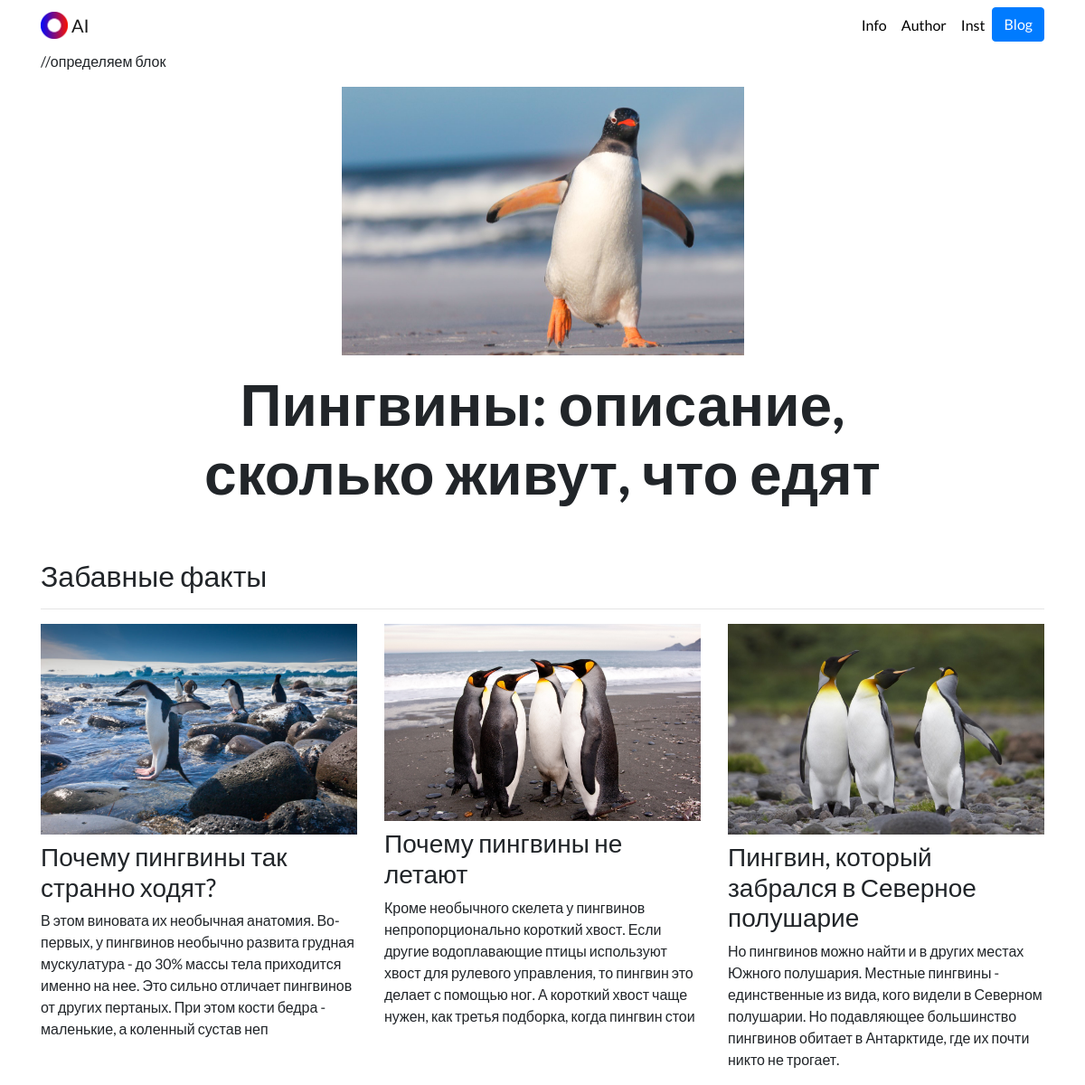
The page / on the database its author committed.
### portfolio/models.py (models this page shows, shortened)
class Project(models.Model):
    title = models.CharField(max_length=100)
    description = models.CharField(max_length=250)
    image = models.ImageField(upload_to='portfolio/images/')
    url = models.URLField(blank=True)

### portfolio/views.py (the view)
# urls.py: 2. Add a URL to urlpatterns:  path('', views.home, name='home')
def home(request):
    projects = Project.objects.all()
    return render(request, 'portfolio/home.html', {'projects':projects})

### portfolio/templates/portfolio/home.html
{% extends "portfolio/base.html" %} //используются блоки из base
{% load static %} //загружаем статические файлы
{% block content %} //определяем блок
<div class="row justify-content-center my-3">
  <div class="col-5">
    <img src="{% static 'portfolio/1.jpg' %}" class="img-fluid">
  </div>
</div>
<div class="row justify-content-center mb-3">
  <div class="col-md-9 text-center">
    <h1 id="hometext" class="font-weight-bold">Пингвины: описание, сколько живут, что едят</h1>
  </div>
</div>
<h2 class="mt-5">Забавные факты</h2>
<hr>
<div class="row">
  {% for project in projects %}
  <div class="col-lg-4 col-md-6">
    {% if project.url %} //опре
    <a href="{{ project.url }}">
      <img src="{{ project.image.url }}" class="img-fluid mb-2">
    </a>
    {% else %}
    <img src="{{ project.image.url }}" class="img-fluid mb-2">
    {% endif %}
    <h3>{{ project.title }}</h3>
    <p>{{ project.description }}</p>
  </div>
  {% endfor %}
</div>
{% endblock %}

### portfolio/templates/portfolio/base.html (shortened to what this page needs)
{% load static %}
<!doctype html>
<html lang="en">
<head>
  <link rel="stylesheet" href="https://stackpath.bootstrapcdn.com/bootstrap/4.4.1/css/bootstrap.min.css">
  <link rel="stylesheet" href="{% static 'portfolio/custom.css' %}">
</head>
<body>
  <nav id="topNav" class="navbar navbar-expand-md navbar-light">
    <div class="container">
      <a class="navbar-brand" href="{% url 'home' %}">
        <img src="{% static 'portfolio/Logo.png' %}" width="30" height="30" class="d-inline-block align-top" alt="Ai's Logo">
        <span>AI</span>
      </a>
      <div class="collapse navbar-collapse text-center" id="navbarNav">
        <ul class="navbar-nav ml-auto">
          <li class="nav-item">
            <a class="nav-link" href="{% static 'portfolio/Info.pdf' %}">Info</a>
          </li>
          <li class="nav-item">
            <a class="nav-link" href="https://animaljournal.ru/category/dikie_jivotnie" target="_blank">Author</a>
          </li>
          <li class="nav-item">
            <a class="nav-link" href="https://www.instagram.com" target="_blank">Inst</a>
          </li>
          <li>
            <a role="button" href="{% url 'blog:all_blogs' %}" class="btn btn-primary">Blog</a>
          </li>
        </ul>
      </div>
    </div>
  </nav>
  <div class="container">
    {% block content %}{% endblock %}
  </div>
</body>
</html>

### portfolio/static/portfolio/custom.css (style rules this page uses)
.navbar-nav .nav-link { color: rgba(0,0,0,1) !important; }
body { font-family: 'Lato', sans-serif; }
@media (min-width: 992px) { #hometext { font-size: 4rem; } }

### rows shown on the page
Project: image (picture), title "Почему пингвины так странно ходят?", description "В этом виновата их необычная анатомия. Во-первых, у пингвинов необычно развита грудная мускулатура - до 30% массы тела приходится именно на нее. Это сильно отличает пингвинов от других пертаных. При этом кости бедра - маленькие, а коленный сустав неп"
Project: image (picture), title "Почему пингвины не летают", description "Кроме необычного скелета у пингвинов непропорционально короткий хвост. Если другие водоплавающие птицы используют хвост для рулевого управления, то пингвин это делает с помощью ног. А короткий хвост чаще нужен, как третья подборка, когда пингвин стои"
Project: image (picture), title "Пингвин, который забрался в Северное полушарие", description "Но пингвинов можно найти и в других местах Южного полушария. Местные пингвины - единственные из вида, кого видели в Северном полушарии. Но подавляющее большинство пингвинов обитает в Антарктиде, где их почти никто не трогает."
